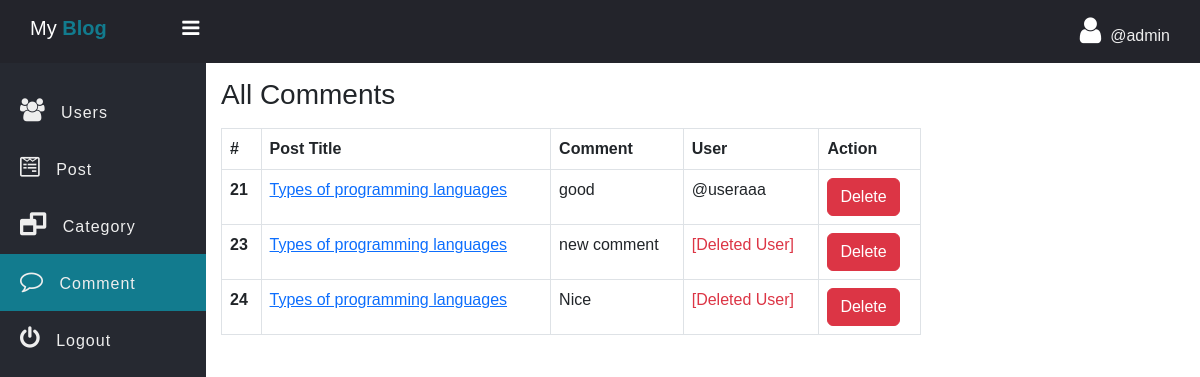
Page /admin/Comment.php (signed in) on the committed database.
### tables this page shows
CREATE TABLE `comment` (
  `comment_id` int(11) NOT NULL,
  `comment` varchar(255) NOT NULL,
  `user_id` int(11) NOT NULL,
  `post_id` int(11) NOT NULL,
  `crated_at` datetime NOT NULL DEFAULT current_timestamp(),
  `created_at` datetime DEFAULT current_timestamp()
);

CREATE TABLE `post` (
  `post_id` int(11) NOT NULL,
  `post_title` varchar(127) NOT NULL,
  `post_text` text NOT NULL,
  `category` int(11) NOT NULL,
  `author_id` int(11) DEFAULT NULL,
  `publish` int(2) NOT NULL DEFAULT 1,
  `cover_url` varchar(255) NOT NULL DEFAULT 'default.jpg',
  `crated_at` datetime NOT NULL DEFAULT current_timestamp()
);

CREATE TABLE `users` (
  `id` int(11) NOT NULL,
  `fname` varchar(255) NOT NULL,
  `username` varchar(255) NOT NULL,
  `password` varchar(255) NOT NULL,
  `type` enum('normal','author') NOT NULL DEFAULT 'normal'
);

### admin/data/Comment.php (called while the page is built, shortened)
<?php
function getAllComment($conn){
   $sql = "SELECT * FROM comment";
   $stmt = $conn->prepare($sql);
   $stmt->execute();
   if($stmt->rowCount() >= 1){
   	   $data = $stmt->fetchAll();
   	   return $data;
   }else {
   	 return 0;
   }
}

### admin/data/Post.php (called while the page is built, shortened)
<?php
function getById($conn, $id){
   $sql = "SELECT post.*, users.username AS author_name
           FROM post
           LEFT JOIN users ON post.author_id = users.id AND users.type = 'author'
           WHERE post.post_id = ? AND post.publish = 1";
   $stmt = $conn->prepare($sql);
   $stmt->execute([$id]);
   if($stmt->rowCount() >= 1){
         $data = $stmt->fetch();
         return $data;
   }else {
       return 0;
   }
}
function getUserByID($conn, $id){
   $sql = "SELECT id, fname, username FROM users WHERE id=?";
   $stmt = $conn->prepare($sql);
   $stmt->execute([$id]);
   if($stmt->rowCount() >= 1){
         $data = $stmt->fetch();
         return $data;
   }else {
       return 0;
   }
}

### admin/Comment.php (the view, shortened to what this page needs)
<?php
if (isset($_SESSION['admin_id']) && isset($_SESSION['username'])) {
 ?>
<!DOCTYPE html>
<html>
<head>
	<link rel="stylesheet" href="https://stackpath.bootstrapcdn.com/font-awesome/4.7.0/css/font-awesome.min.css">
	<link href="https://cdn.jsdelivr.net/npm/bootstrap@5.3.0/dist/css/bootstrap.min.css" rel="stylesheet">
	<link rel="stylesheet" href="../css/side-bar.css">
	<link rel="stylesheet" href="../css/style.css">
</head>
<body>
	<?php
	  include "inc/side-nav.php";
      include_once("data/Comment.php");
      include_once("data/Post.php");
      include_once("../db_conn.php");
      $comments = getAllComment($conn);
	?>
	 <div class="main-table">
	 	<h3 class="mb-3">All Comments</h3>
	 	<?php if ($comments != 0) { ?>
	 	<table class="table t1 table-bordered">
		  <thead>
		    <tr>
		      <th scope="col">#</th>
		      <th scope="col">Post Title</th>
		      <th scope="col">Comment</th>
		      <th scope="col">User</th>
		      <th scope="col">Action</th>
		    </tr>
		  </thead>
		  <tbody>
		  	<?php foreach ($comments as $comment) {
		  	?>
		    <tr>
		      <th scope="row"><?=$comment['comment_id'] ?></th>
		      <td>
		      	<a href="single_post.php?post_id=<?=$comment['post_id']?>">
		      	<?php
		      	$p = getById($conn, $comment['post_id']);
				if (is_array($p) && isset($p['post_title'])) {
					echo $p['post_title'];
				} else {
					echo "<span class='text-danger'>[Deleted Post]</span>";
				}
				?>
		      </td>
		      <td>
		      	<?=$comment['comment']?>
		      </td>
		      <td>
		      	<?php
		      	$u = getUserByID($conn, $comment['user_id']);
				if (is_array($u) && isset($u['username'])) {
					echo '@' . htmlspecialchars($u['username']);
				} else {
					echo "<span class='text-danger'>[Deleted User]</span>";
				}
				?>
		      </td>
		      <td>
		      	<a href="comment-delete.php?comment_id=<?=$comment['comment_id'] ?>" class="btn btn-danger">Delete</a>
		      </td>
		    </tr>
		    <?php } ?>
		  </tbody>
		</table>
	<?php }else{ ?>
		<div class="alert alert-warning">
			Empty!
		</div>
	<?php } ?>
	 </div>
	</section>
	</div>
</body>
</html>
<?php }else {
	header("Location: ../admin-login.php");
	exit;
} ?>

### css/side-bar.css (style rules this page uses)
* { padding: 0; margin: 0; box-sizing: border-box; font-family: arial, sans-serif; }

### css/style.css (style rules this page uses)
.main-table { width: 90%; max-width: 700px; }

### rows in the picture
comment: comment_id "21", post.post_title "Types of programming languages", comment "good", user.username "useraaa"
comment: comment_id "23", post.post_title "Types of programming languages", comment "new comment", shows "[Deleted User]"
comment: comment_id "24", post.post_title "Types of programming languages", comment "Nice", shows "[Deleted User]"

### other values in the picture
$_SESSION['username'] "admin"
